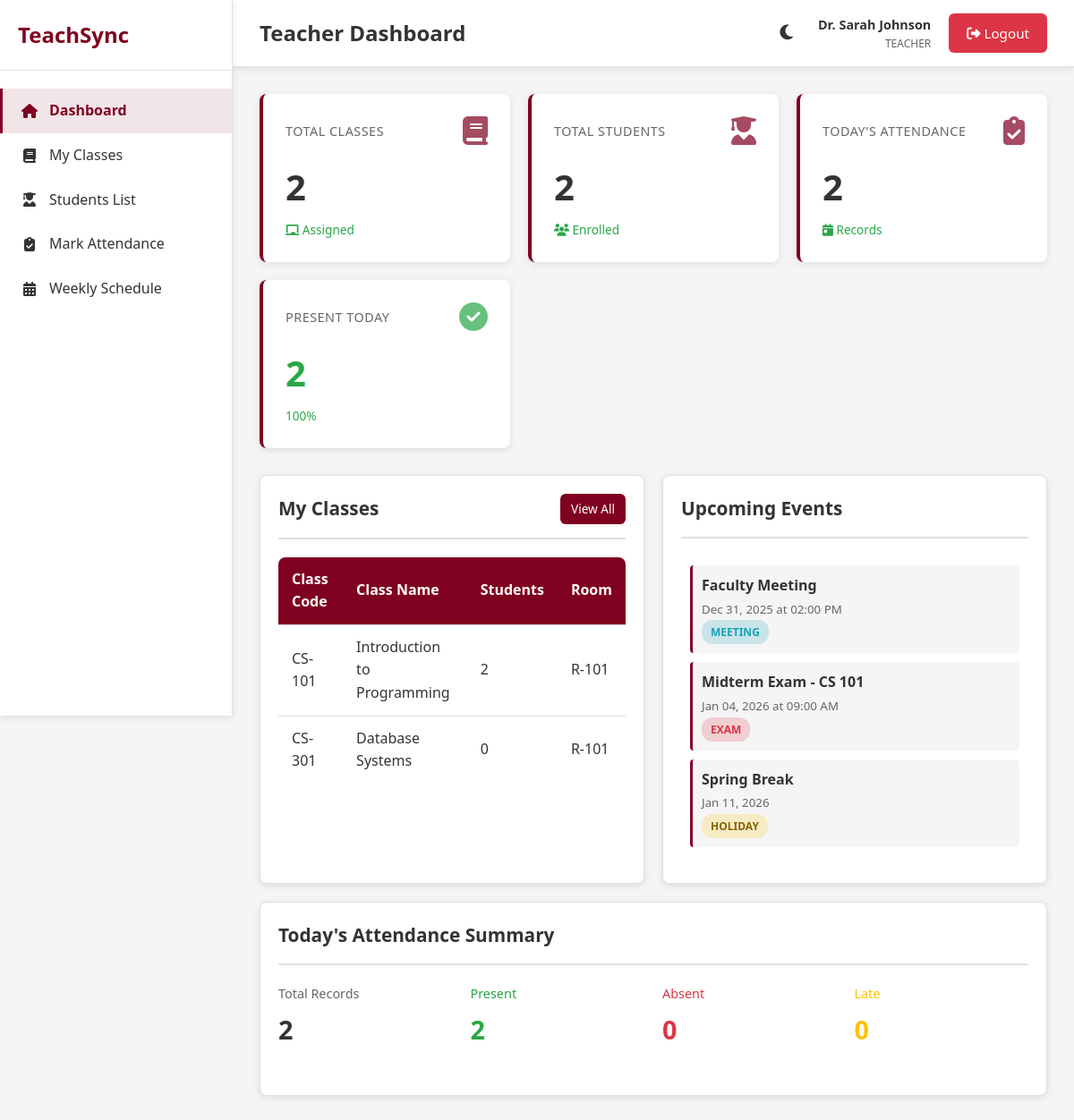
The app's page /dashboard.php (signed in) with its own data.
### tables this page shows
CREATE TABLE IF NOT EXISTS classes (
    id INT PRIMARY KEY AUTO_INCREMENT,
    class_code VARCHAR(20) UNIQUE NOT NULL,
    class_name VARCHAR(100) NOT NULL,
    department_id INT NOT NULL,
    teacher_id INT NOT NULL,
    room_id INT,
    credits INT DEFAULT 3,
    description TEXT,
    created_at TIMESTAMP DEFAULT CURRENT_TIMESTAMP,
    FOREIGN KEY (department_id) REFERENCES departments(id) ON DELETE CASCADE,
    FOREIGN KEY (teacher_id) REFERENCES teachers(id) ON DELETE CASCADE,
    FOREIGN KEY (room_id) REFERENCES rooms(id) ON DELETE SET NULL
);

CREATE TABLE IF NOT EXISTS rooms (
    id INT PRIMARY KEY AUTO_INCREMENT,
    room_number VARCHAR(20) UNIQUE NOT NULL,
    building VARCHAR(50),
    capacity INT,
    room_type VARCHAR(50),
    created_at TIMESTAMP DEFAULT CURRENT_TIMESTAMP
);

CREATE TABLE IF NOT EXISTS events (
    id INT PRIMARY KEY AUTO_INCREMENT,
    title VARCHAR(200) NOT NULL,
    description TEXT,
    event_date DATE NOT NULL,
    event_time TIME,
    event_type ENUM('exam', 'meeting', 'holiday', 'other') DEFAULT 'other',
    created_by INT NOT NULL COMMENT 'Admin ID',
    created_at TIMESTAMP DEFAULT CURRENT_TIMESTAMP,
    FOREIGN KEY (created_by) REFERENCES admins(id) ON DELETE CASCADE,
    INDEX idx_event_date (event_date)
);

### config.php (called while the page is built, shortened)
<?php
function formatDate($date) {
    return date('M d, Y', strtotime($date));
}
function formatTime($time) {
    return date('h:i A', strtotime($time));
}

### dashboard.php (the view, shortened to what this page needs)
<?php
require_once '../includes/config.php';
$conn = getDBConnection();
$teacher_id = $_SESSION['teacher_id'] ?? null;
$teacher_classes = $conn->query("
    SELECT c.*, d.name as department_name, r.room_number,
           (SELECT COUNT(*) FROM class_students WHERE class_id = c.id) as student_count
    FROM classes c
    LEFT JOIN departments d ON c.department_id = d.id
    LEFT JOIN rooms r ON c.room_id = r.id
    WHERE c.teacher_id = (SELECT id FROM teachers WHERE teacher_id = '$teacher_id')
")->fetch_all(MYSQLI_ASSOC);
$total_classes = count($teacher_classes);
$total_students = 0;
foreach ($teacher_classes as $class) {
    $total_students += $class['student_count'];
}
$today = date('Y-m-d');
$today_stats = $conn->query("
    SELECT
        COUNT(*) as total,
        SUM(CASE WHEN status = 'P' THEN 1 ELSE 0 END) as present,
        SUM(CASE WHEN status = 'A' THEN 1 ELSE 0 END) as absent,
        SUM(CASE WHEN status = 'L' THEN 1 ELSE 0 END) as late
    FROM attendance a
    WHERE a.marked_by = (SELECT id FROM teachers WHERE teacher_id = '$teacher_id')
    AND a.attendance_date = '$today'
")->fetch_assoc();
$upcoming_events = $conn->query("
    SELECT * FROM events
    WHERE event_date >= CURDATE()
    ORDER BY event_date ASC
    LIMIT 5
")->fetch_all(MYSQLI_ASSOC);
include '../includes/header.php';
?>
<div class="stats-grid">
    <div class="stat-card">
        <div class="stat-card-header">
            <span class="stat-card-title">Total Classes</span>
            <i class="fas fa-book stat-card-icon"></i>
        </div>
        <div class="stat-card-value"><?php echo $total_classes; ?></div>
        <div class="stat-card-change">
            <i class="fas fa-chalkboard"></i> Assigned
        </div>
    </div>
    <div class="stat-card">
        <div class="stat-card-header">
            <span class="stat-card-title">Total Students</span>
            <i class="fas fa-user-graduate stat-card-icon"></i>
        </div>
        <div class="stat-card-value"><?php echo $total_students; ?></div>
        <div class="stat-card-change">
            <i class="fas fa-users"></i> Enrolled
        </div>
    </div>
    <div class="stat-card">
        <div class="stat-card-header">
            <span class="stat-card-title">Today's Attendance</span>
            <i class="fas fa-clipboard-check stat-card-icon"></i>
        </div>
        <div class="stat-card-value"><?php echo $today_stats['total'] ?? 0; ?></div>
        <div class="stat-card-change">
            <i class="fas fa-calendar-day"></i> Records
        </div>
    </div>
    <div class="stat-card">
        <div class="stat-card-header">
            <span class="stat-card-title">Present Today</span>
            <i class="fas fa-check-circle stat-card-icon" style="color: var(--success-color);"></i>
        </div>
        <div class="stat-card-value" style="color: var(--success-color);"><?php echo $today_stats['present'] ?? 0; ?></div>
        <div class="stat-card-change">
            <span style="color: var(--success-color);">
                <?php echo $today_stats['total'] > 0 ? round(($today_stats['present'] / $today_stats['total']) * 100, 1) : 0; ?>%
            </span>
        </div>
    </div>
</div>
<div style="display: grid; grid-template-columns: repeat(auto-fit, minmax(400px, 1fr)); gap: 20px;">
    <div class="card">
        <div class="card-header">
            <h3 class="card-title">My Classes</h3>
            <a href="classes.php" class="btn btn-sm btn-primary">View All</a>
        </div>
        <div class="table-container">
            <table class="table">
                <thead>
                    <tr>
                        <th>Class Code</th>
                        <th>Class Name</th>
                        <th>Students</th>
                        <th>Room</th>
                    </tr>
                </thead>
                <tbody>
                    <?php if (count($teacher_classes) > 0): ?>
                        <?php foreach (array_slice($teacher_classes, 0, 5) as $class): ?>
                            <tr>
                                <td><?php echo htmlspecialchars($class['class_code']); ?></td>
                                <td><?php echo htmlspecialchars($class['class_name']); ?></td>
                                <td><?php echo $class['student_count']; ?></td>
                                <td><?php echo htmlspecialchars($class['room_number'] ?? 'N/A'); ?></td>
                            </tr>
                        <?php endforeach; ?>
                    <?php else: ?>
                        <tr>
                            <td colspan="4" class="text-center">No classes assigned</td>
                        </tr>
                    <?php endif; ?>
                </tbody>
            </table>
        </div>
    </div>
    <div class="card">
        <div class="card-header">
            <h3 class="card-title">Upcoming Events</h3>
        </div>
        <div style="padding: 10px;">
            <?php if (count($upcoming_events) > 0): ?>
                <?php foreach ($upcoming_events as $event): ?>
                    <div style="padding: 10px; margin-bottom: 10px; border-left: 3px solid var(--primary-color); background: var(--bg-color); border-radius: 4px;">
                        <strong><?php echo htmlspecialchars($event['title']); ?></strong><br>
                        <small style="color: var(--text-light);">
                            <?php echo formatDate($event['event_date']); ?>
                            <?php if ($event['event_time']): ?>
                                at <?php echo formatTime($event['event_time']); ?>
                            <?php endif; ?>
                        </small><br>
                        <span class="badge badge-<?php echo $event['event_type'] === 'exam' ? 'danger' : ($event['event_type'] === 'meeting' ? 'info' : 'warning'); ?>">
                            <?php echo ucfirst($event['event_type']); ?>
                        </span>
                    </div>
                <?php endforeach; ?>
            <?php else: ?>
                <p class="text-center" style="color: var(--text-light);">No upcoming events</p>
            <?php endif; ?>
        </div>
    </div>
</div>
<div class="card">
    <div class="card-header">
        <h3 class="card-title">Today's Attendance Summary</h3>
    </div>
    <div class="stats-grid" style="grid-template-columns: repeat(4, 1fr);">
        <div>
            <div style="font-size: 0.9rem; color: var(--text-light); margin-bottom: 5px;">Total Records</div>
            <div style="font-size: 1.8rem; font-weight: 700;"><?php echo $today_stats['total'] ?? 0; ?></div>
        </div>
        <div>
            <div style="font-size: 0.9rem; color: var(--success-color); margin-bottom: 5px;">Present</div>
            <div style="font-size: 1.8rem; font-weight: 700; color: var(--success-color);"><?php echo $today_stats['present'] ?? 0; ?></div>
        </div>
        <div>
            <div style="font-size: 0.9rem; color: var(--danger-color); margin-bottom: 5px;">Absent</div>
            <div style="font-size: 1.8rem; font-weight: 700; color: var(--danger-color);"><?php echo $today_stats['absent'] ?? 0; ?></div>
        </div>
        <div>
            <div style="font-size: 0.9rem; color: var(--warning-color); margin-bottom: 5px;">Late</div>
            <div style="font-size: 1.8rem; font-weight: 700; color: var(--warning-color);"><?php echo $today_stats['late'] ?? 0; ?></div>
        </div>
    </div>
</div>
<?php include '../includes/footer.php'; ?>

### style.css (style rules this page uses)
:root { --primary-color: #800020; --secondary-color: #708090; --accent-color: #A0522D; --bg-color: #f5f5f5; --card-bg: #ffffff; --text-color: #333333; --text-light: #666666; --border-color: #e0e0e0; --success-color: #28a745; --danger-color: #dc3545; --warning-color: #ffc107; --info-color: #17a2b8; --shadow: 0 2px 8px rgba(0,0,0,0.1); --shadow-lg: 0 4px 16px rgba(0,0,0,0.15); }
* { margin: 0; padding: 0; box-sizing: border-box; }
body { font-family: 'Segoe UI', Tahoma, Geneva, Verdana, sans-serif; background-color: var(--bg-color); color: var(--text-color); line-height: 1.6; transition: background-color 0.3s, color 0.3s; }
.card { background: var(--card-bg); border-radius: 8px; padding: 20px; margin-bottom: 20px; box-shadow: var(--shadow); border: 1px solid var(--border-color); }
.card-header { display: flex; justify-content: space-between; align-items: center; margin-bottom: 20px; padding-bottom: 15px; border-bottom: 2px solid var(--border-color); }
.card-title { font-size: 1.3rem; color: var(--text-color); font-weight: 600; }
.stats-grid { display: grid; grid-template-columns: repeat(auto-fit, minmax(250px, 1fr)); gap: 20px; margin-bottom: 30px; }
.stat-card { background: var(--card-bg); padding: 25px; border-radius: 8px; box-shadow: var(--shadow); border-left: 4px solid var(--primary-color); transition: transform 0.3s; }
.stat-card-header { display: flex; justify-content: space-between; align-items: center; margin-bottom: 15px; }
.stat-card-title { color: var(--text-light); font-size: 0.9rem; text-transform: uppercase; letter-spacing: 0.5px; }
.stat-card-icon { font-size: 2rem; color: var(--primary-color); opacity: 0.7; }
.stat-card-value { font-size: 2.5rem; font-weight: 700; color: var(--text-color); margin-bottom: 5px; }
.stat-card-change { font-size: 0.85rem; color: var(--success-color); }
.btn { padding: 10px 20px; border: none; border-radius: 6px; font-size: 0.95rem; cursor: pointer; transition: all 0.3s; text-decoration: none; display: inline-block; text-align: center; }
.btn-primary { background: var(--primary-color); color: white; }
.btn-sm { padding: 6px 12px; font-size: 0.85rem; }
.table-container { overflow-x: auto; }
.table { width: 100%; border-collapse: collapse; background: var(--card-bg); border-radius: 8px; overflow: hidden; }
.table thead { background: var(--primary-color); color: white; }
.table th, .table td { padding: 12px 15px; text-align: left; border-bottom: 1px solid var(--border-color); }
.table tbody tr:last-child td { border-bottom: none; }
.badge { display: inline-block; padding: 4px 10px; border-radius: 12px; font-size: 0.75rem; font-weight: 600; text-transform: uppercase; }
.badge-danger { background: rgba(220, 53, 69, 0.2); color: var(--danger-color); }
.badge-warning { background: rgba(255, 193, 7, 0.2); color: #856404; }
.badge-info { background: rgba(23, 162, 184, 0.2); color: var(--info-color); }

### records on screen
classes: class_code "CS-101", class_name "Introduction to Programming", student_count "2", room.room_number "R-101"
classes: class_code "CS-301", class_name "Database Systems", student_count "0", room.room_number "R-101"
events: title "Faculty Meeting", event_date "Dec 31, 2025", event_time "02:00 PM", event_type "MEETING"
events: title "Midterm Exam - CS 101", event_date "Jan 04, 2026", event_time "09:00 AM", event_type "EXAM"
events: title "Spring Break", event_date "Jan 11, 2026", event_type "HOLIDAY"

### other values on screen
APP_NAME "TeachSync"
$page_title "Teacher Dashboard"
$full_name "Dr. Sarah Johnson"
$current_role "TEACHER"
$total_classes "2"
$total_students "2"
$today_stats['total'] "2"
$today_stats['present'] "2"
$today_stats['absent'] "0"
$today_stats['late'] "0"
